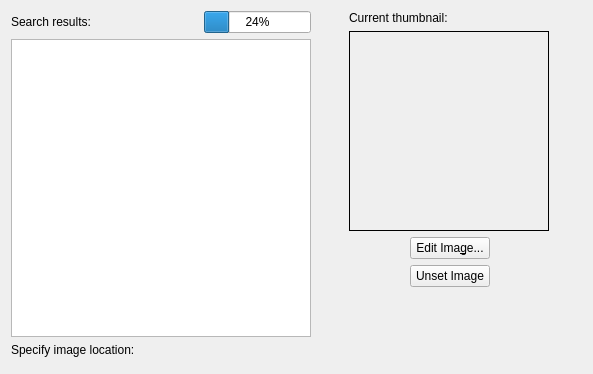
<?xml version="1.0" encoding="UTF-8"?>
<ui version="4.0">
 <class>ThumbnailPicker</class>
 <widget class="QWidget" name="ThumbnailPicker">
  <property name="geometry">
   <rect>
    <x>0</x>
    <y>0</y>
    <width>593</width>
    <height>374</height>
   </rect>
  </property>
  <property name="windowTitle">
   <string>Thumbnail Picker</string>
  </property>
  <layout class="QHBoxLayout">
   <item>
    <layout class="QVBoxLayout">
     <item>
      <layout class="QHBoxLayout">
       <item>
        <widget class="QLabel" name="SearchLabel">
         <property name="text">
          <string>Search results:</string>
         </property>
        </widget>
       </item>
       <item>
        <spacer>
         <property name="orientation">
          <enum>Qt::Horizontal</enum>
         </property>
         <property name="sizeType">
          <enum>QSizePolicy::Expanding</enum>
         </property>
         <property name="sizeHint" stdset="0">
          <size>
           <width>41</width>
           <height>20</height>
          </size>
         </property>
        </spacer>
       </item>
       <item>
        <widget class="QProgressBar" name="SearchProgress">
         <property name="value">
          <number>24</number>
         </property>
         <property name="orientation">
          <enum>Qt::Horizontal</enum>
         </property>
        </widget>
       </item>
      </layout>
     </item>
     <item>
      <widget class="QListWidget" name="ImageList">
       <property name="minimumSize">
        <size>
         <width>300</width>
         <height>0</height>
        </size>
       </property>
      </widget>
     </item>
     <item>
      <widget class="QLabel" name="textLabel3">
       <property name="text">
        <string>Specify image location:</string>
       </property>
      </widget>
     </item>
     <item>
      <widget class="KUrlRequester" name="ImageURLBox" native="true"/>
     </item>
    </layout>
   </item>
   <item>
    <layout class="QVBoxLayout">
     <item>
      <layout class="QHBoxLayout">
       <item>
        <spacer>
         <property name="orientation">
          <enum>Qt::Horizontal</enum>
         </property>
         <property name="sizeType">
          <enum>QSizePolicy::Expanding</enum>
         </property>
         <property name="sizeHint" stdset="0">
          <size>
           <width>53</width>
           <height>20</height>
          </size>
         </property>
        </spacer>
       </item>
       <item>
        <layout class="QVBoxLayout">
         <item>
          <widget class="QLabel" name="textLabel1">
           <property name="text">
            <string>Current thumbnail:</string>
           </property>
          </widget>
         </item>
         <item>
          <widget class="QLabel" name="CurrentImage">
           <property name="sizePolicy">
            <sizepolicy hsizetype="Fixed" vsizetype="Fixed">
             <horstretch>0</horstretch>
             <verstretch>0</verstretch>
            </sizepolicy>
           </property>
           <property name="minimumSize">
            <size>
             <width>200</width>
             <height>200</height>
            </size>
           </property>
           <property name="maximumSize">
            <size>
             <width>200</width>
             <height>200</height>
            </size>
           </property>
           <property name="frameShape">
            <enum>QFrame::Box</enum>
           </property>
           <property name="scaledContents">
            <bool>false</bool>
           </property>
          </widget>
         </item>
        </layout>
       </item>
       <item>
        <spacer>
         <property name="orientation">
          <enum>Qt::Horizontal</enum>
         </property>
         <property name="sizeType">
          <enum>QSizePolicy::Expanding</enum>
         </property>
         <property name="sizeHint" stdset="0">
          <size>
           <width>53</width>
           <height>20</height>
          </size>
         </property>
        </spacer>
       </item>
      </layout>
     </item>
     <item>
      <layout class="QHBoxLayout">
       <item>
        <spacer>
         <property name="orientation">
          <enum>Qt::Horizontal</enum>
         </property>
         <property name="sizeType">
          <enum>QSizePolicy::Expanding</enum>
         </property>
         <property name="sizeHint" stdset="0">
          <size>
           <width>40</width>
           <height>20</height>
          </size>
         </property>
        </spacer>
       </item>
       <item>
        <layout class="QVBoxLayout">
         <item>
          <widget class="QPushButton" name="EditButton">
           <property name="text">
            <string>Edit Ima&amp;ge...</string>
           </property>
          </widget>
         </item>
         <item>
          <widget class="QPushButton" name="UnsetButton">
           <property name="text">
            <string>Unset Image</string>
           </property>
          </widget>
         </item>
        </layout>
       </item>
       <item>
        <spacer>
         <property name="orientation">
          <enum>Qt::Horizontal</enum>
         </property>
         <property name="sizeType">
          <enum>QSizePolicy::Expanding</enum>
         </property>
         <property name="sizeHint" stdset="0">
          <size>
           <width>40</width>
           <height>20</height>
          </size>
         </property>
        </spacer>
       </item>
      </layout>
     </item>
     <item>
      <spacer>
       <property name="orientation">
        <enum>Qt::Vertical</enum>
       </property>
       <property name="sizeType">
        <enum>QSizePolicy::Expanding</enum>
       </property>
       <property name="sizeHint" stdset="0">
        <size>
         <width>20</width>
         <height>233</height>
        </size>
       </property>
      </spacer>
     </item>
    </layout>
   </item>
  </layout>
 </widget>
 <customwidgets>
  <customwidget>
   <class>KUrlRequester</class>
   <extends></extends>
   <header>kurlrequester.h</header>
  </customwidget>
 </customwidgets>
 <resources/>
 <connections/>
</ui>
